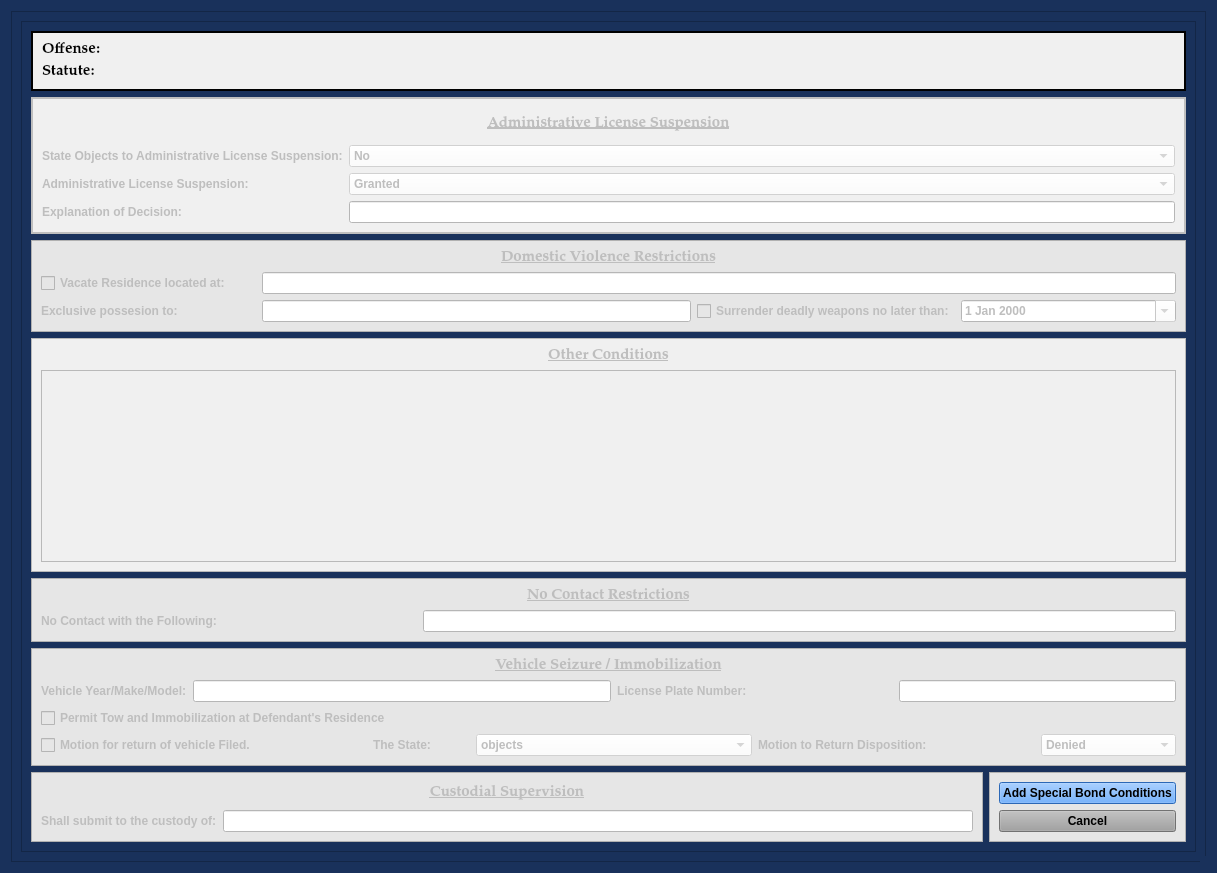
<?xml version="1.0" encoding="UTF-8"?>
<ui version="4.0">
 <class>AddSpecialBondConditionsDialog</class>
 <widget class="QDialog" name="AddSpecialBondConditionsDialog">
  <property name="windowModality">
   <enum>Qt::NonModal</enum>
  </property>
  <property name="enabled">
   <bool>true</bool>
  </property>
  <property name="geometry">
   <rect>
    <x>0</x>
    <y>0</y>
    <width>1217</width>
    <height>873</height>
   </rect>
  </property>
  <property name="sizePolicy">
   <sizepolicy hsizetype="Fixed" vsizetype="Preferred">
    <horstretch>0</horstretch>
    <verstretch>0</verstretch>
   </sizepolicy>
  </property>
  <property name="minimumSize">
   <size>
    <width>0</width>
    <height>0</height>
   </size>
  </property>
  <property name="maximumSize">
   <size>
    <width>2500</width>
    <height>3500</height>
   </size>
  </property>
  <property name="palette">
   <palette>
    <active>
     <colorrole role="Button">
      <brush brushstyle="SolidPattern">
       <color alpha="255">
        <red>25</red>
        <green>49</green>
        <blue>91</blue>
       </color>
      </brush>
     </colorrole>
     <colorrole role="Base">
      <brush brushstyle="SolidPattern">
       <color alpha="255">
        <red>25</red>
        <green>49</green>
        <blue>91</blue>
       </color>
      </brush>
     </colorrole>
     <colorrole role="Window">
      <brush brushstyle="SolidPattern">
       <color alpha="255">
        <red>25</red>
        <green>49</green>
        <blue>91</blue>
       </color>
      </brush>
     </colorrole>
    </active>
    <inactive>
     <colorrole role="Button">
      <brush brushstyle="SolidPattern">
       <color alpha="255">
        <red>25</red>
        <green>49</green>
        <blue>91</blue>
       </color>
      </brush>
     </colorrole>
     <colorrole role="Base">
      <brush brushstyle="SolidPattern">
       <color alpha="255">
        <red>25</red>
        <green>49</green>
        <blue>91</blue>
       </color>
      </brush>
     </colorrole>
     <colorrole role="Window">
      <brush brushstyle="SolidPattern">
       <color alpha="255">
        <red>25</red>
        <green>49</green>
        <blue>91</blue>
       </color>
      </brush>
     </colorrole>
    </inactive>
    <disabled>
     <colorrole role="Button">
      <brush brushstyle="SolidPattern">
       <color alpha="255">
        <red>25</red>
        <green>49</green>
        <blue>91</blue>
       </color>
      </brush>
     </colorrole>
     <colorrole role="Base">
      <brush brushstyle="SolidPattern">
       <color alpha="255">
        <red>25</red>
        <green>49</green>
        <blue>91</blue>
       </color>
      </brush>
     </colorrole>
     <colorrole role="Window">
      <brush brushstyle="SolidPattern">
       <color alpha="255">
        <red>25</red>
        <green>49</green>
        <blue>91</blue>
       </color>
      </brush>
     </colorrole>
    </disabled>
   </palette>
  </property>
  <property name="font">
   <font>
    <family>Palatino Linotype</family>
    <pointsize>11</pointsize>
    <weight>75</weight>
    <italic>false</italic>
    <bold>true</bold>
   </font>
  </property>
  <property name="windowTitle">
   <string>Special Bond Conditions</string>
  </property>
  <property name="toolTip">
   <string/>
  </property>
  <property name="styleSheet">
   <string notr="true">background-color: rgb(25, 49, 91);
font: 75 11pt &quot;Palatino Linotype&quot;;
font-weight: bold;</string>
  </property>
  <property name="sizeGripEnabled">
   <bool>true</bool>
  </property>
  <property name="modal">
   <bool>true</bool>
  </property>
  <layout class="QGridLayout" name="gridLayout">
   <item row="1" column="0">
    <widget class="QFrame" name="frame">
     <property name="frameShape">
      <enum>QFrame::StyledPanel</enum>
     </property>
     <property name="frameShadow">
      <enum>QFrame::Raised</enum>
     </property>
     <layout class="QGridLayout" name="gridLayout_5">
      <item row="0" column="0">
       <widget class="QScrollArea" name="scrollArea">
        <property name="widgetResizable">
         <bool>true</bool>
        </property>
        <widget class="QWidget" name="scrollAreaWidgetContents">
         <property name="geometry">
          <rect>
           <x>0</x>
           <y>-111</y>
           <width>1152</width>
           <height>951</height>
          </rect>
         </property>
         <layout class="QGridLayout" name="gridLayout_11">
          <item row="6" column="1" rowspan="2">
           <widget class="QFrame" name="frame_7">
            <property name="styleSheet">
             <string notr="true">background-color: rgb(230, 230, 230);</string>
            </property>
            <property name="frameShape">
             <enum>QFrame::StyledPanel</enum>
            </property>
            <property name="frameShadow">
             <enum>QFrame::Raised</enum>
            </property>
            <layout class="QGridLayout" name="gridLayout_10">
             <item row="1" column="0">
              <widget class="QPushButton" name="cancel_Button">
               <property name="focusPolicy">
                <enum>Qt::NoFocus</enum>
               </property>
               <property name="styleSheet">
                <string notr="true">background-color: rgb(160, 160, 160);</string>
               </property>
               <property name="text">
                <string>Cancel</string>
               </property>
              </widget>
             </item>
             <item row="0" column="0">
              <widget class="QPushButton" name="add_special_conditions_Button">
               <property name="styleSheet">
                <string notr="true">background-color: rgb(62, 146, 255)</string>
               </property>
               <property name="text">
                <string>Add Special Bond Conditions</string>
               </property>
               <property name="autoDefault">
                <bool>false</bool>
               </property>
              </widget>
             </item>
            </layout>
           </widget>
          </item>
          <item row="5" column="0" colspan="2">
           <widget class="QFrame" name="vehicle_seizure_frame">
            <property name="enabled">
             <bool>false</bool>
            </property>
            <property name="styleSheet">
             <string notr="true">background-color: rgb(230, 230, 230);</string>
            </property>
            <property name="frameShape">
             <enum>QFrame::StyledPanel</enum>
            </property>
            <property name="frameShadow">
             <enum>QFrame::Raised</enum>
            </property>
            <layout class="QGridLayout" name="gridLayout_8">
             <item row="1" column="0">
              <widget class="QLabel" name="label_4">
               <property name="text">
                <string>Vehicle Year/Make/Model:</string>
               </property>
              </widget>
             </item>
             <item row="1" column="1" colspan="3">
              <widget class="QLineEdit" name="vehicle_make_model_box">
               <property name="styleSheet">
                <string notr="true">background-color: rgb(255, 255, 255);</string>
               </property>
              </widget>
             </item>
             <item row="1" column="4" colspan="2">
              <widget class="QLabel" name="label_3">
               <property name="text">
                <string>License Plate Number:</string>
               </property>
              </widget>
             </item>
             <item row="1" column="6" colspan="2">
              <widget class="QLineEdit" name="vehicle_license_plate_box">
               <property name="styleSheet">
                <string notr="true">background-color: rgb(255, 255, 255);</string>
               </property>
              </widget>
             </item>
             <item row="2" column="0" colspan="4">
              <widget class="QCheckBox" name="tow_to_residence_checkBox">
               <property name="text">
                <string>Permit Tow and Immobilization at Defendant's Residence</string>
               </property>
              </widget>
             </item>
             <item row="3" column="0" colspan="2">
              <widget class="QCheckBox" name="motion_to_return_vehicle_checkBox">
               <property name="text">
                <string>Motion for return of vehicle Filed.</string>
               </property>
              </widget>
             </item>
             <item row="3" column="2">
              <widget class="QLabel" name="label_8">
               <property name="text">
                <string>The State:</string>
               </property>
               <property name="alignment">
                <set>Qt::AlignCenter</set>
               </property>
              </widget>
             </item>
             <item row="3" column="3" colspan="2">
              <widget class="QComboBox" name="state_opposes_box">
               <property name="styleSheet">
                <string notr="true">background-color: rgb(255, 255, 255);</string>
               </property>
               <item>
                <property name="text">
                 <string>objects</string>
                </property>
               </item>
               <item>
                <property name="text">
                 <string>does not object</string>
                </property>
               </item>
              </widget>
             </item>
             <item row="3" column="5" colspan="2">
              <widget class="QLabel" name="label_7">
               <property name="text">
                <string>Motion to Return Disposition:</string>
               </property>
              </widget>
             </item>
             <item row="3" column="7">
              <widget class="QComboBox" name="disposition_motion_to_return_box">
               <property name="styleSheet">
                <string notr="true">background-color: rgb(255, 255, 255);</string>
               </property>
               <item>
                <property name="text">
                 <string>Denied</string>
                </property>
               </item>
               <item>
                <property name="text">
                 <string>Granted</string>
                </property>
               </item>
              </widget>
             </item>
             <item row="0" column="0" colspan="8">
              <widget class="QLabel" name="label_27">
               <property name="sizePolicy">
                <sizepolicy hsizetype="Preferred" vsizetype="Minimum">
                 <horstretch>0</horstretch>
                 <verstretch>0</verstretch>
                </sizepolicy>
               </property>
               <property name="font">
                <font>
                 <family>Palatino Linotype</family>
                 <pointsize>11</pointsize>
                 <weight>75</weight>
                 <italic>false</italic>
                 <bold>true</bold>
                 <underline>true</underline>
                </font>
               </property>
               <property name="text">
                <string>Vehicle Seizure / Immobilization</string>
               </property>
               <property name="alignment">
                <set>Qt::AlignCenter</set>
               </property>
              </widget>
             </item>
            </layout>
           </widget>
          </item>
          <item row="4" column="0" colspan="2">
           <widget class="QFrame" name="no_contact_frame">
            <property name="enabled">
             <bool>false</bool>
            </property>
            <property name="styleSheet">
             <string notr="true">background-color: rgb(230, 230, 230);</string>
            </property>
            <property name="frameShape">
             <enum>QFrame::StyledPanel</enum>
            </property>
            <property name="frameShadow">
             <enum>QFrame::Raised</enum>
            </property>
            <layout class="QGridLayout" name="gridLayout_6" columnstretch="1,2">
             <item row="1" column="0">
              <widget class="QLabel" name="label_5">
               <property name="text">
                <string>No Contact with the Following:</string>
               </property>
              </widget>
             </item>
             <item row="1" column="1">
              <widget class="QLineEdit" name="no_contact_name_box">
               <property name="styleSheet">
                <string notr="true">background-color: rgb(255, 255, 255);</string>
               </property>
              </widget>
             </item>
             <item row="0" column="0" colspan="2">
              <widget class="QLabel" name="label_25">
               <property name="sizePolicy">
                <sizepolicy hsizetype="Preferred" vsizetype="Minimum">
                 <horstretch>0</horstretch>
                 <verstretch>0</verstretch>
                </sizepolicy>
               </property>
               <property name="font">
                <font>
                 <family>Palatino Linotype</family>
                 <pointsize>11</pointsize>
                 <weight>75</weight>
                 <italic>false</italic>
                 <bold>true</bold>
                 <underline>true</underline>
                </font>
               </property>
               <property name="text">
                <string>No Contact Restrictions</string>
               </property>
               <property name="alignment">
                <set>Qt::AlignCenter</set>
               </property>
              </widget>
             </item>
            </layout>
           </widget>
          </item>
          <item row="2" column="0" colspan="2">
           <widget class="QFrame" name="domestic_violence_frame">
            <property name="enabled">
             <bool>false</bool>
            </property>
            <property name="styleSheet">
             <string notr="true">background-color: rgb(230, 230, 230);</string>
            </property>
            <property name="frameShape">
             <enum>QFrame::StyledPanel</enum>
            </property>
            <property name="frameShadow">
             <enum>QFrame::Raised</enum>
            </property>
            <layout class="QGridLayout" name="gridLayout_2">
             <item row="0" column="0" colspan="5">
              <widget class="QLabel" name="label_26">
               <property name="sizePolicy">
                <sizepolicy hsizetype="Preferred" vsizetype="Minimum">
                 <horstretch>0</horstretch>
                 <verstretch>0</verstretch>
                </sizepolicy>
               </property>
               <property name="font">
                <font>
                 <family>Palatino Linotype</family>
                 <pointsize>11</pointsize>
                 <weight>75</weight>
                 <italic>false</italic>
                 <bold>true</bold>
                 <underline>true</underline>
                </font>
               </property>
               <property name="text">
                <string>Domestic Violence Restrictions</string>
               </property>
               <property name="alignment">
                <set>Qt::AlignCenter</set>
               </property>
              </widget>
             </item>
             <item row="2" column="0">
              <widget class="QLabel" name="label_2">
               <property name="text">
                <string>Exclusive possesion to:</string>
               </property>
              </widget>
             </item>
             <item row="2" column="1" colspan="2">
              <widget class="QLineEdit" name="domestic_violence_exclusive_possession_to_box">
               <property name="styleSheet">
                <string notr="true">background-color: rgb(255, 255, 255);</string>
               </property>
              </widget>
             </item>
             <item row="2" column="3">
              <widget class="QCheckBox" name="domestic_violence_surrender_weapons_checkBox">
               <property name="text">
                <string>Surrender deadly weapons no later than:</string>
               </property>
              </widget>
             </item>
             <item row="2" column="4">
              <widget class="QDateEdit" name="domestic_violence_surrender_weapons_dateBox">
               <property name="styleSheet">
                <string notr="true">background-color: rgb(255, 255, 255);</string>
               </property>
               <property name="calendarPopup">
                <bool>true</bool>
               </property>
              </widget>
             </item>
             <item row="1" column="0">
              <widget class="QCheckBox" name="domestic_violence_vacate_checkBox">
               <property name="text">
                <string>Vacate Residence located at:</string>
               </property>
              </widget>
             </item>
             <item row="1" column="1" colspan="4">
              <widget class="QLineEdit" name="domestic_violence_residence_box">
               <property name="styleSheet">
                <string notr="true">background-color: rgb(255, 255, 255);</string>
               </property>
              </widget>
             </item>
            </layout>
           </widget>
          </item>
          <item row="0" column="0" colspan="2">
           <widget class="QFrame" name="banner_frame">
            <property name="font">
             <font>
              <family>Palatino Linotype</family>
              <pointsize>11</pointsize>
              <weight>75</weight>
              <italic>false</italic>
              <bold>true</bold>
             </font>
            </property>
            <property name="styleSheet">
             <string notr="true">background-color: rgb(240, 240, 240);</string>
            </property>
            <property name="frameShape">
             <enum>QFrame::Box</enum>
            </property>
            <property name="frameShadow">
             <enum>QFrame::Plain</enum>
            </property>
            <property name="lineWidth">
             <number>2</number>
            </property>
            <layout class="QGridLayout" name="gridLayout_4">
             <item row="0" column="0">
              <layout class="QGridLayout" name="charges_gridLayout">
               <item row="1" column="0">
                <widget class="QLabel" name="label_19">
                 <property name="font">
                  <font>
                   <family>Palatino Linotype</family>
                   <pointsize>11</pointsize>
                   <weight>75</weight>
                   <italic>false</italic>
                   <bold>true</bold>
                  </font>
                 </property>
                 <property name="text">
                  <string>Statute:</string>
                 </property>
                </widget>
               </item>
               <item row="0" column="0">
                <widget class="QLabel" name="offense_label_1">
                 <property name="font">
                  <font>
                   <family>Palatino Linotype</family>
                   <pointsize>11</pointsize>
                   <weight>75</weight>
                   <italic>false</italic>
                   <bold>true</bold>
                  </font>
                 </property>
                 <property name="text">
                  <string>Offense:</string>
                 </property>
                 <property name="wordWrap">
                  <bool>true</bool>
                 </property>
                </widget>
               </item>
              </layout>
             </item>
            </layout>
           </widget>
          </item>
          <item row="1" column="0" colspan="2">
           <widget class="QFrame" name="admin_license_suspension_frame">
            <property name="enabled">
             <bool>false</bool>
            </property>
            <property name="styleSheet">
             <string notr="true">background-color: rgb(240, 240, 240);</string>
            </property>
            <property name="frameShape">
             <enum>QFrame::Box</enum>
            </property>
            <property name="frameShadow">
             <enum>QFrame::Plain</enum>
            </property>
            <property name="lineWidth">
             <number>2</number>
            </property>
            <layout class="QGridLayout" name="gridLayout_7" rowstretch="1,1,1,1">
             <property name="sizeConstraint">
              <enum>QLayout::SetDefaultConstraint</enum>
             </property>
             <item row="0" column="0" colspan="2">
              <widget class="QLabel" name="label_24">
               <property name="sizePolicy">
                <sizepolicy hsizetype="Preferred" vsizetype="Minimum">
                 <horstretch>0</horstretch>
                 <verstretch>0</verstretch>
                </sizepolicy>
               </property>
               <property name="font">
                <font>
                 <family>Palatino Linotype</family>
                 <pointsize>11</pointsize>
                 <weight>75</weight>
                 <italic>false</italic>
                 <bold>true</bold>
                 <underline>true</underline>
                </font>
               </property>
               <property name="text">
                <string>Administrative License Suspension</string>
               </property>
               <property name="alignment">
                <set>Qt::AlignCenter</set>
               </property>
              </widget>
             </item>
             <item row="1" column="0">
              <widget class="QLabel" name="label_9">
               <property name="text">
                <string>State Objects to Administrative License Suspension:</string>
               </property>
              </widget>
             </item>
             <item row="1" column="1">
              <widget class="QComboBox" name="admin_license_suspension_objection_box">
               <property name="styleSheet">
                <string notr="true">background-color: rgb(255, 255, 255);</string>
               </property>
               <item>
                <property name="text">
                 <string>No</string>
                </property>
               </item>
               <item>
                <property name="text">
                 <string>Yes</string>
                </property>
               </item>
              </widget>
             </item>
             <item row="2" column="0">
              <widget class="QLabel" name="label_21">
               <property name="text">
                <string>Administrative License Suspension:</string>
               </property>
              </widget>
             </item>
             <item row="2" column="1">
              <widget class="QComboBox" name="admin_license_suspension_disposition_box">
               <property name="styleSheet">
                <string notr="true">background-color: rgb(255, 255, 255);</string>
               </property>
               <item>
                <property name="text">
                 <string>Granted</string>
                </property>
               </item>
               <item>
                <property name="text">
                 <string>Denied</string>
                </property>
               </item>
              </widget>
             </item>
             <item row="3" column="0">
              <widget class="QLabel" name="label">
               <property name="text">
                <string>Explanation of Decision:</string>
               </property>
              </widget>
             </item>
             <item row="3" column="1">
              <widget class="QLineEdit" name="admin_license_suspension_explanation_box">
               <property name="styleSheet">
                <string notr="true">background-color: rgb(255, 255, 255);</string>
               </property>
              </widget>
             </item>
            </layout>
           </widget>
          </item>
          <item row="3" column="0" colspan="2">
           <widget class="QFrame" name="other_conditions_frame">
            <property name="enabled">
             <bool>false</bool>
            </property>
            <property name="styleSheet">
             <string notr="true">background-color: rgb(240, 240, 240);</string>
            </property>
            <property name="frameShape">
             <enum>QFrame::StyledPanel</enum>
            </property>
            <property name="frameShadow">
             <enum>QFrame::Raised</enum>
            </property>
            <layout class="QGridLayout" name="gridLayout_3" rowstretch="0,1">
             <item row="0" column="0">
              <widget class="QLabel" name="label_28">
               <property name="font">
                <font>
                 <family>Palatino Linotype</family>
                 <pointsize>11</pointsize>
                 <weight>75</weight>
                 <italic>false</italic>
                 <bold>true</bold>
                 <underline>true</underline>
                </font>
               </property>
               <property name="text">
                <string>Other Conditions</string>
               </property>
               <property name="alignment">
                <set>Qt::AlignCenter</set>
               </property>
              </widget>
             </item>
             <item row="1" column="0">
              <widget class="QTextEdit" name="other_conditions_textEdit"/>
             </item>
            </layout>
           </widget>
          </item>
          <item row="6" column="0" rowspan="2">
           <widget class="QFrame" name="custodial_supervision_frame">
            <property name="enabled">
             <bool>false</bool>
            </property>
            <property name="styleSheet">
             <string notr="true">background-color: rgb(230, 230, 230);</string>
            </property>
            <property name="frameShape">
             <enum>QFrame::StyledPanel</enum>
            </property>
            <property name="frameShadow">
             <enum>QFrame::Raised</enum>
            </property>
            <layout class="QGridLayout" name="gridLayout_9">
             <item row="0" column="0" colspan="2">
              <widget class="QLabel" name="label_29">
               <property name="sizePolicy">
                <sizepolicy hsizetype="Preferred" vsizetype="Minimum">
                 <horstretch>0</horstretch>
                 <verstretch>0</verstretch>
                </sizepolicy>
               </property>
               <property name="font">
                <font>
                 <family>Palatino Linotype</family>
                 <pointsize>11</pointsize>
                 <weight>75</weight>
                 <italic>false</italic>
                 <bold>true</bold>
                 <underline>true</underline>
                </font>
               </property>
               <property name="text">
                <string>Custodial Supervision</string>
               </property>
               <property name="alignment">
                <set>Qt::AlignCenter</set>
               </property>
              </widget>
             </item>
             <item row="1" column="1">
              <widget class="QLineEdit" name="custodial_supervision_supervisor_box">
               <property name="styleSheet">
                <string notr="true">background-color: rgb(255, 255, 255);</string>
               </property>
              </widget>
             </item>
             <item row="1" column="0">
              <widget class="QLabel" name="label_6">
               <property name="text">
                <string>Shall submit to the custody of:</string>
               </property>
              </widget>
             </item>
            </layout>
           </widget>
          </item>
         </layout>
        </widget>
       </widget>
      </item>
     </layout>
    </widget>
   </item>
  </layout>
 </widget>
 <tabstops>
  <tabstop>admin_license_suspension_objection_box</tabstop>
  <tabstop>admin_license_suspension_disposition_box</tabstop>
  <tabstop>admin_license_suspension_explanation_box</tabstop>
  <tabstop>domestic_violence_vacate_checkBox</tabstop>
  <tabstop>domestic_violence_residence_box</tabstop>
  <tabstop>domestic_violence_exclusive_possession_to_box</tabstop>
  <tabstop>domestic_violence_surrender_weapons_checkBox</tabstop>
  <tabstop>domestic_violence_surrender_weapons_dateBox</tabstop>
  <tabstop>no_contact_name_box</tabstop>
  <tabstop>vehicle_make_model_box</tabstop>
  <tabstop>vehicle_license_plate_box</tabstop>
  <tabstop>tow_to_residence_checkBox</tabstop>
  <tabstop>motion_to_return_vehicle_checkBox</tabstop>
  <tabstop>state_opposes_box</tabstop>
  <tabstop>disposition_motion_to_return_box</tabstop>
  <tabstop>custodial_supervision_supervisor_box</tabstop>
  <tabstop>scrollArea</tabstop>
 </tabstops>
 <resources/>
 <connections/>
 <slots>
  <slot>create_entry()</slot>
  <slot>continue_dialog()</slot>
  <slot>close_window()</slot>
  <slot>set_dialog()</slot>
  <slot>update_case_information()</slot>
  <slot>ovi_dialog()</slot>
  <slot>sentencing_dialog()</slot>
  <slot>proceed_to_sentencing()</slot>
  <slot>proceed_to_ovi()</slot>
  <slot>add_offense()</slot>
  <slot>set_statute()</slot>
  <slot>set_pay_date()</slot>
  <slot>amend_offense()</slot>
  <slot>set_offense()</slot>
  <slot>add_offense_to_view()</slot>
  <slot>delete_offense()</slot>
  <slot>delete_offense_from_view()</slot>
  <slot>add_conditions()</slot>
  <slot>set_service_date()</slot>
 </slots>
</ui>
